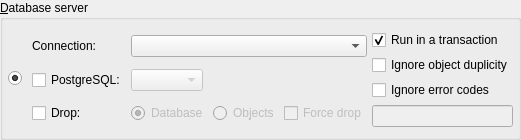
           <widget class="QGroupBox" name="export_to_dbms_gb">
            <property name="sizePolicy">
             <sizepolicy hsizetype="Preferred" vsizetype="Fixed">
              <horstretch>0</horstretch>
              <verstretch>0</verstretch>
             </sizepolicy>
            </property>
            <property name="focusPolicy">
             <enum>Qt::FocusPolicy::StrongFocus</enum>
            </property>
            <property name="title">
             <string>&amp;Database server</string>
            </property>
            <property name="checkable">
             <bool>false</bool>
            </property>
            <layout class="QGridLayout" name="gridLayout_9">
             <property name="leftMargin">
              <number>5</number>
             </property>
             <property name="topMargin">
              <number>5</number>
             </property>
             <property name="rightMargin">
              <number>5</number>
             </property>
             <property name="bottomMargin">
              <number>5</number>
             </property>
             <property name="spacing">
              <number>5</number>
             </property>
             <item row="0" column="0">
              <widget class="QRadioButton" name="export_to_dbms_rb">
               <property name="enabled">
                <bool>true</bool>
               </property>
               <property name="sizePolicy">
                <sizepolicy hsizetype="Fixed" vsizetype="Fixed">
                 <horstretch>0</horstretch>
                 <verstretch>0</verstretch>
                </sizepolicy>
               </property>
               <property name="text">
                <string/>
               </property>
               <property name="icon">
                <iconset resource="../../res/resources.qrc">
                 <normaloff>:/images/images/exporttodbms.png</normaloff>:/images/images/exporttodbms.png</iconset>
               </property>
               <property name="iconSize">
                <size>
                 <width>37</width>
                 <height>90</height>
                </size>
               </property>
               <property name="checked">
                <bool>true</bool>
               </property>
               <property name="autoExclusive">
                <bool>false</bool>
               </property>
              </widget>
             </item>
             <item row="0" column="2">
              <widget class="QWidget" name="export_to_dbms_wgt" native="true">
               <property name="sizePolicy">
                <sizepolicy hsizetype="Preferred" vsizetype="Preferred">
                 <horstretch>0</horstretch>
                 <verstretch>0</verstretch>
                </sizepolicy>
               </property>
               <layout class="QGridLayout" name="gridLayout_8">
                <property name="leftMargin">
                 <number>5</number>
                </property>
                <property name="topMargin">
                 <number>5</number>
                </property>
                <property name="rightMargin">
                 <number>0</number>
                </property>
                <property name="bottomMargin">
                 <number>5</number>
                </property>
                <property name="spacing">
                 <number>5</number>
                </property>
                <item row="1" column="0">
                 <widget class="QCheckBox" name="pgsqlvers_chk">
                  <property name="enabled">
                   <bool>true</bool>
                  </property>
                  <property name="sizePolicy">
                   <sizepolicy hsizetype="Fixed" vsizetype="Fixed">
                    <horstretch>0</horstretch>
                    <verstretch>0</verstretch>
                   </sizepolicy>
                  </property>
                  <property name="statusTip">
                   <string>PostgreSQL version in which the SQL code should be generated. It is recommended to select this option only when the version of the DBMS, somehow, is not identifiable or if you need to generate a specific version of SQL code for test purposes.</string>
                  </property>
                  <property name="text">
                   <string>PostgreSQL:</string>
                  </property>
                  <property name="checked">
                   <bool>false</bool>
                  </property>
                  <property name="autoExclusive">
                   <bool>false</bool>
                  </property>
                 </widget>
                </item>
                <item row="0" column="0">
                 <widget class="QLabel" name="connections_lbl">
                  <property name="enabled">
                   <bool>true</bool>
                  </property>
                  <property name="sizePolicy">
                   <sizepolicy hsizetype="Fixed" vsizetype="Fixed">
                    <horstretch>0</horstretch>
                    <verstretch>0</verstretch>
                   </sizepolicy>
                  </property>
                  <property name="minimumSize">
                   <size>
                    <width>0</width>
                    <height>0</height>
                   </size>
                  </property>
                  <property name="text">
                   <string>Connection:</string>
                  </property>
                 </widget>
                </item>
                <item row="0" column="2" rowspan="3">
                 <layout class="QVBoxLayout" name="verticalLayout_2">
                  <property name="spacing">
                   <number>5</number>
                  </property>
                  <property name="leftMargin">
                   <number>0</number>
                  </property>
                  <item>
                   <widget class="QCheckBox" name="run_in_transaction_chk">
                    <property name="sizePolicy">
                     <sizepolicy hsizetype="Fixed" vsizetype="Fixed">
                      <horstretch>0</horstretch>
                      <verstretch>0</verstretch>
                     </sizepolicy>
                    </property>
                    <property name="toolTip">
                     <string>&lt;p&gt;Run the generated commands in a single transaction block. In case of errors, all changes are rolled back. &lt;strong&gt;NOTE:&lt;/strong&gt; This option has no effect for roles, tablespace and database DDL commands.&lt;/p&gt;</string>
                    </property>
                    <property name="statusTip">
                     <string/>
                    </property>
                    <property name="text">
                     <string>Run in a transaction</string>
                    </property>
                    <property name="checked">
                     <bool>true</bool>
                    </property>
                   </widget>
                  </item>
                  <item>
                   <widget class="QCheckBox" name="ignore_dup_chk">
                    <property name="enabled">
                     <bool>true</bool>
                    </property>
                    <property name="sizePolicy">
                     <sizepolicy hsizetype="Fixed" vsizetype="Fixed">
                      <horstretch>0</horstretch>
                      <verstretch>0</verstretch>
                     </sizepolicy>
                    </property>
                    <property name="toolTip">
                     <string>&lt;p&gt;pgModeler ignores errors generated by duplicated objects and creates only that ones which does not exists in the database. This option may be used when an object was created after a previous model export.&lt;/p&gt;</string>
                    </property>
                    <property name="statusTip">
                     <string/>
                    </property>
                    <property name="text">
                     <string>Ignore object duplicity</string>
                    </property>
                   </widget>
                  </item>
                  <item>
                   <widget class="QCheckBox" name="ignore_error_codes_chk">
                    <property name="enabled">
                     <bool>true</bool>
                    </property>
                    <property name="sizePolicy">
                     <sizepolicy hsizetype="Fixed" vsizetype="Fixed">
                      <horstretch>0</horstretch>
                      <verstretch>0</verstretch>
                     </sizepolicy>
                    </property>
                    <property name="toolTip">
                     <string>This advanced option causes pgModeler to ignore extra errors by their numeric codes. These errors must be informed in the input below and separeted by space. For the complete list of error codes check the PostgreSQL docs, section &lt;strong&gt; Appendix A. PostgreSQL Error Codes&lt;/strong&gt;. &lt;strong&gt;WARNING:&lt;/strong&gt; use this option with extreme care since it can interfere in final export result.</string>
                    </property>
                    <property name="statusTip">
                     <string/>
                    </property>
                    <property name="text">
                     <string>Ignore error codes</string>
                    </property>
                   </widget>
                  </item>
                  <item>
                   <widget class="QLineEdit" name="error_codes_edt">
                    <property name="enabled">
                     <bool>false</bool>
                    </property>
                    <property name="sizePolicy">
                     <sizepolicy hsizetype="Preferred" vsizetype="Fixed">
                      <horstretch>0</horstretch>
                      <verstretch>0</verstretch>
                     </sizepolicy>
                    </property>
                    <property name="clearButtonEnabled">
                     <bool>true</bool>
                    </property>
                   </widget>
                  </item>
                 </layout>
                </item>
                <item row="0" column="1">
                 <widget class="QComboBox" name="connections_cmb">
                  <property name="enabled">
                   <bool>true</bool>
                  </property>
                  <property name="minimumSize">
                   <size>
                    <width>0</width>
                    <height>0</height>
                   </size>
                  </property>
                  <property name="insertPolicy">
                   <enum>QComboBox::InsertPolicy::InsertAlphabetically</enum>
                  </property>
                  <property name="sizeAdjustPolicy">
                   <enum>QComboBox::SizeAdjustPolicy::AdjustToContents</enum>
                  </property>
                  <property name="iconSize">
                   <size>
                    <width>22</width>
                    <height>22</height>
                   </size>
                  </property>
                 </widget>
                </item>
                <item row="2" column="0">
                 <widget class="QCheckBox" name="drop_chk">
                  <property name="enabled">
                   <bool>true</bool>
                  </property>
                  <property name="sizePolicy">
                   <sizepolicy hsizetype="Minimum" vsizetype="Fixed">
                    <horstretch>0</horstretch>
                    <verstretch>0</verstretch>
                   </sizepolicy>
                  </property>
                  <property name="toolTip">
                   <string>&lt;p&gt;If &lt;strong&gt;Database&lt;/strong&gt; is checked pgModeler will destroy the database if already exists on the server. When &lt;strong&gt;Objects&lt;/strong&gt; is checked pgModeler will execute the DROP command attached to SQL-enabled objects. &lt;strong&gt;WARNING:&lt;/strong&gt; this option leads to data loss so make sure to have a backup before exporting.&lt;/p&gt;</string>
                  </property>
                  <property name="statusTip">
                   <string/>
                  </property>
                  <property name="text">
                   <string>Drop:</string>
                  </property>
                 </widget>
                </item>
                <item row="1" column="1">
                 <layout class="QGridLayout" name="gridLayout">
                  <property name="spacing">
                   <number>5</number>
                  </property>
                  <item row="0" column="0">
                   <widget class="QComboBox" name="pgsqlvers1_cmb">
                    <property name="enabled">
                     <bool>false</bool>
                    </property>
                    <property name="sizePolicy">
                     <sizepolicy hsizetype="Preferred" vsizetype="Fixed">
                      <horstretch>0</horstretch>
                      <verstretch>0</verstretch>
                     </sizepolicy>
                    </property>
                    <property name="minimumSize">
                     <size>
                      <width>0</width>
                      <height>0</height>
                     </size>
                    </property>
                    <property name="maximumSize">
                     <size>
                      <width>16777215</width>
                      <height>16777215</height>
                     </size>
                    </property>
                    <property name="toolTip">
                     <string/>
                    </property>
                    <property name="insertPolicy">
                     <enum>QComboBox::InsertPolicy::InsertAtBottom</enum>
                    </property>
                    <property name="sizeAdjustPolicy">
                     <enum>QComboBox::SizeAdjustPolicy::AdjustToContents</enum>
                    </property>
                    <property name="iconSize">
                     <size>
                      <width>28</width>
                      <height>28</height>
                     </size>
                    </property>
                   </widget>
                  </item>
                  <item row="0" column="1">
                   <spacer name="horizontalSpacer_2">
                    <property name="orientation">
                     <enum>Qt::Orientation::Horizontal</enum>
                    </property>
                    <property name="sizeHint" stdset="0">
                     <size>
                      <width>40</width>
                      <height>20</height>
                     </size>
                    </property>
                   </spacer>
                  </item>
                 </layout>
                </item>
                <item row="2" column="1">
                 <layout class="QHBoxLayout" name="horizontalLayout_12">
                  <property name="spacing">
                   <number>5</number>
                  </property>
                  <item>
                   <widget class="QRadioButton" name="drop_db_rb">
                    <property name="enabled">
                     <bool>false</bool>
                    </property>
                    <property name="text">
                     <string>Database</string>
                    </property>
                    <property name="checked">
                     <bool>true</bool>
                    </property>
                   </widget>
                  </item>
                  <item>
                   <widget class="QRadioButton" name="drop_objs_rb">
                    <property name="enabled">
                     <bool>false</bool>
                    </property>
                    <property name="toolTip">
                     <string/>
                    </property>
                    <property name="text">
                     <string>Ob&amp;jects</string>
                    </property>
                   </widget>
                  </item>
                  <item>
                   <widget class="QCheckBox" name="force_db_drop_chk">
                    <property name="enabled">
                     <bool>false</bool>
                    </property>
                    <property name="sizePolicy">
                     <sizepolicy hsizetype="Expanding" vsizetype="Fixed">
                      <horstretch>0</horstretch>
                      <verstretch>0</verstretch>
                     </sizepolicy>
                    </property>
                    <property name="toolTip">
                     <string>&lt;p&gt;If the current user has the proper permissions, this option causes the termination of all existing connections to the target database before dropping it. This option takes effect only on &lt;strong&gt;PostgreSQL 13+&lt;strong&gt;, thus it'll be ignored on older versions.&lt;/p&gt;</string>
                    </property>
                    <property name="text">
                     <string>Force drop</string>
                    </property>
                   </widget>
                  </item>
                 </layout>
                </item>
               </layout>
              </widget>
             </item>
            </layout>
           </widget>
